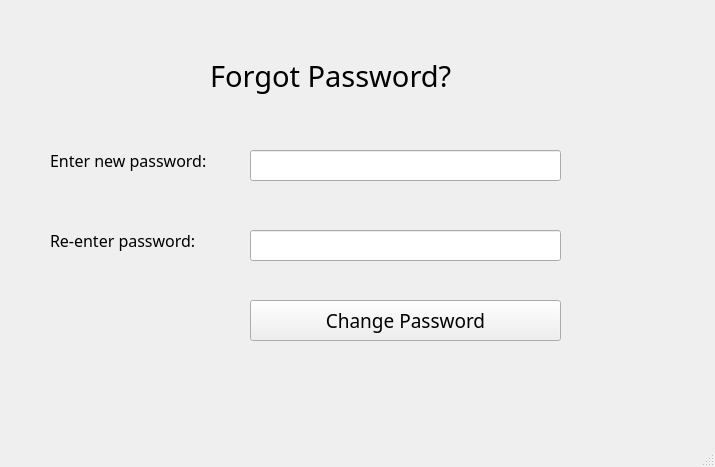
<?xml version="1.0" encoding="UTF-8"?>
<ui version="4.0">
 <class>forgot_password_3</class>
 <widget class="QMainWindow" name="forgot_password_3">
  <property name="geometry">
   <rect>
    <x>0</x>
    <y>0</y>
    <width>715</width>
    <height>467</height>
   </rect>
  </property>
  <property name="windowTitle">
   <string>forgot password</string>
  </property>
  <widget class="QWidget" name="centralwidget">
   <widget class="QLabel" name="forgot_label_3">
    <property name="geometry">
     <rect>
      <x>210</x>
      <y>30</y>
      <width>321</width>
      <height>91</height>
     </rect>
    </property>
    <property name="font">
     <font>
      <family>MS Reference Sans Serif</family>
      <pointsize>22</pointsize>
     </font>
    </property>
    <property name="text">
     <string>Forgot Password?</string>
    </property>
   </widget>
   <widget class="QLabel" name="label_psw_1">
    <property name="geometry">
     <rect>
      <x>50</x>
      <y>150</y>
      <width>191</width>
      <height>21</height>
     </rect>
    </property>
    <property name="font">
     <font>
      <family>MS Reference Sans Serif</family>
      <pointsize>12</pointsize>
     </font>
    </property>
    <property name="text">
     <string>Enter new password: </string>
    </property>
   </widget>
   <widget class="QLineEdit" name="input_psw_1">
    <property name="geometry">
     <rect>
      <x>250</x>
      <y>150</y>
      <width>311</width>
      <height>31</height>
     </rect>
    </property>
    <property name="font">
     <font>
      <pointsize>12</pointsize>
     </font>
    </property>
    <property name="whatsThis">
     <string/>
    </property>
    <property name="autoFillBackground">
     <bool>false</bool>
    </property>
    <property name="inputMask">
     <string/>
    </property>
    <property name="echoMode">
     <enum>QLineEdit::PasswordEchoOnEdit</enum>
    </property>
   </widget>
   <widget class="QLabel" name="label_psw_2">
    <property name="geometry">
     <rect>
      <x>50</x>
      <y>230</y>
      <width>191</width>
      <height>21</height>
     </rect>
    </property>
    <property name="font">
     <font>
      <family>MS Reference Sans Serif</family>
      <pointsize>12</pointsize>
     </font>
    </property>
    <property name="text">
     <string>Re-enter password: </string>
    </property>
   </widget>
   <widget class="QLineEdit" name="input_psw_2">
    <property name="geometry">
     <rect>
      <x>250</x>
      <y>230</y>
      <width>311</width>
      <height>31</height>
     </rect>
    </property>
    <property name="font">
     <font>
      <pointsize>12</pointsize>
     </font>
    </property>
    <property name="whatsThis">
     <string/>
    </property>
    <property name="autoFillBackground">
     <bool>false</bool>
    </property>
    <property name="inputMask">
     <string/>
    </property>
    <property name="echoMode">
     <enum>QLineEdit::PasswordEchoOnEdit</enum>
    </property>
   </widget>
   <widget class="QPushButton" name="forgot_btn_2">
    <property name="geometry">
     <rect>
      <x>250</x>
      <y>300</y>
      <width>311</width>
      <height>41</height>
     </rect>
    </property>
    <property name="font">
     <font>
      <family>MS Reference Sans Serif</family>
      <pointsize>14</pointsize>
     </font>
    </property>
    <property name="text">
     <string>Change Password</string>
    </property>
    <property name="flat">
     <bool>false</bool>
    </property>
   </widget>
  </widget>
  <widget class="QMenuBar" name="menubar">
   <property name="geometry">
    <rect>
     <x>0</x>
     <y>0</y>
     <width>715</width>
     <height>23</height>
    </rect>
   </property>
  </widget>
  <widget class="QStatusBar" name="statusbar"/>
 </widget>
 <resources/>
 <connections/>
</ui>
